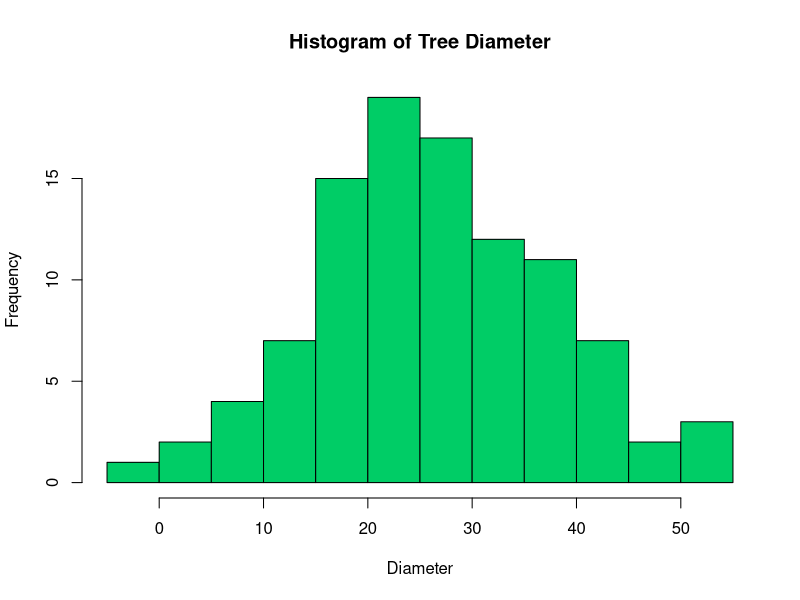
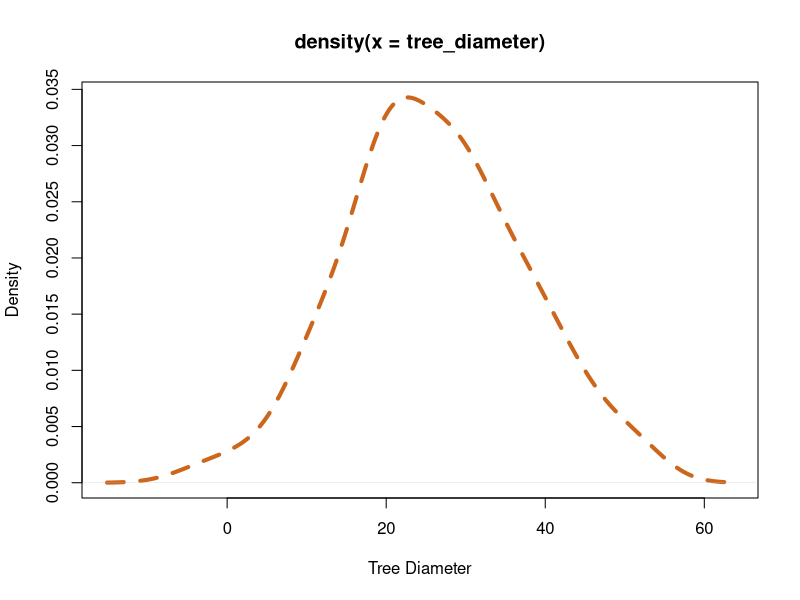
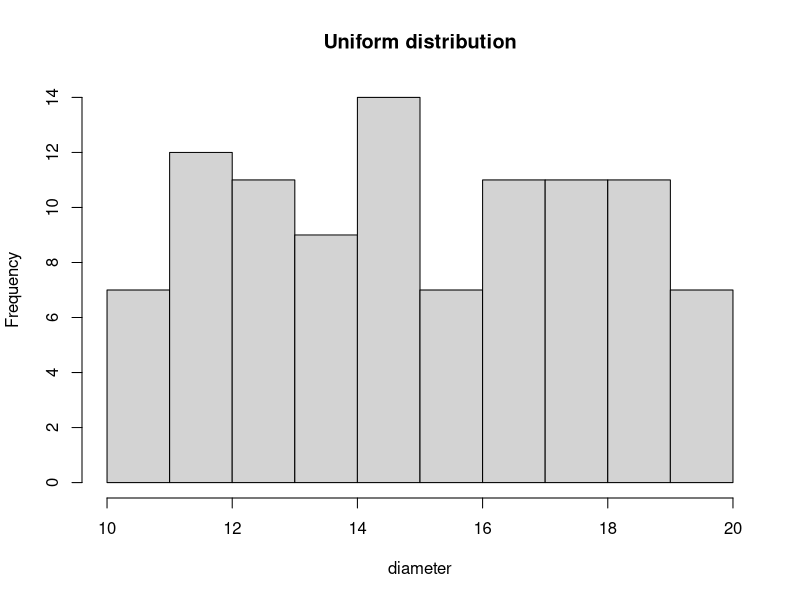

Reproduce these figures in R, in order.
## ---- chunk 1
tomato_weight <- c(43.68, 70.23, 29.31, 83.08, 27.42, 53.50, 30.95, 10.51, 41.41, 68.06)
## ---- chunk 2
tomato_weight
## ---- chunk 3
print(x = tomato_weight)
## ---- chunk 4
round(x = tomato_weight, digits = 1)
## ---- chunk 5
round(digits = 1, x = tomato_weight)
## ---- chunk 6
round(tomato_weight, 1)
## ---- chunk 7
round(1, tomato_weight)
## ---- chunk 8
?round()
help("round")
## ---- chunk 9
length(tomato_weight)
## ---- chunk 10
mean(x = tomato_weight)
## ---- chunk 11
median(tomato_weight)
sd(tomato_weight)
var(tomato_weight)
cor(tomato_weight, 1:10)
## ---- chunk 12
floor(3.544)
ceiling(3.544)
## ---- chunk 13
20:30
30:20
## ---- chunk 14
seq(from = 1, to = 100, by = 1)
## ---- chunk 15
pi
letters
month.abb
## ---- chunk 16
teak_diameter <- rnorm(100, mean = 35, sd = 2.3)
teak_diameter
## ---- chunk 17
set.seed(123)
tree_diameter <- rnorm(100, mean = 25, sd = 12.3)
tree_diameter
## ---- chunk 18
#| label: fig-dia-hist
#| fig-cap: Histogram of simulated tree diameter distribution
#| fig-subcap: true
#| layout-ncol: 2
#| echo: false

hist(
  tree_diameter,
  col = "springgreen3",
  xlab = "Diameter",
  main = "Histogram of Tree Diameter"
)

plot(
  density(tree_diameter),
  col = "chocolate3",
  xlab = "Tree Diameter",
  lwd = 4,
  lty = "dashed"
)
## ---- chunk 19
set.seed(123)
dt <- runif(100, min = 10, max = 20)
dt
## ---- chunk 20
#| label: fig-hist-unif
#| echo: false
#| fig-cap: Uniformly distributed randomly generated numbers.
hist(
  dt,
  xlab = "diameter",
  main = "Uniform distribution"
)
## ---- chunk 21
new_dt <- seq(1, 20, 2)
new_dt
## ---- chunk 22
set.seed(10)
sample(new_dt, 5)
## ---- chunk 23
sample(new_dt, 20, replace = TRUE)
## ---- chunk 24
die <- 1:6
die_prob <- c(0.23, 0.23, 0.23, 0.21, 0.07, 0.03)
## ---- chunk 25
set.seed(123)
die_selected <- sample(x = die, size = 100, replace = TRUE, prob = die_prob)
die_selected
## ---- chunk 26
table(die_selected)
## ---- chunk 27
tree_1 <- " Adansonia digitata "
tree_1
## ---- chunk 28
nchar(tree_1)
## ---- chunk 29
tolower(tree_1)
toupper(tree_1)
## ---- chunk 30
tree_1 <- trimws(tree_1)
tree_1
## ---- chunk 31
nchar(tree_1)
## ---- chunk 32
substr(tree_1, start = 1, stop = 9)
## ---- chunk 33
substr(tree_1, start = 11, nchar(tree_1)) <- "gregorii"
tree_1
## ---- chunk 34
strsplit(tree_1, split = " ")
## ---- chunk 35
paste(tree_1, " man")
paste("My best tree species is ", tree_1)
## ---- chunk 36
average_tomato <- mean(tomato_weight)
sd_tomato <- sd(tomato_weight)
z_tomato <- (tomato_weight - average_tomato) / sd_tomato

average_tree_diameter <- mean(tree_diameter)
sd_tree_diameter <- sd(tree_diameter)
z_tree_diameter <- (tree_diameter - average_tree_diameter) / sd_tree_diameter

average_dt <-mean(dt)
sd_tomato <- sd(dt)
z_dt <- (dt - average_dt) / sd_tomato
## ---- chunk 37
z_tomato
z_tree_diameter
z_dt
## ---- chunk 38
new_function <- function() {}
## ---- chunk 39
z_score <- function(x) {
  average_x <- mean(x, na.rm = TRUE)
  sd_x <- sd(x, na.rm = TRUE)
  z_value = (x - average_x)/sd_x
  return(z_value)
}
## ---- chunk 40
z_tomato_2 <- z_score(tomato_weight)
z_tomato_2
## ---- chunk 41
z_tree_diameter_2 <- z_score(tree_diameter)
z_tree_diameter_2
## ---- chunk 42
z_dt_2 <- z_score(dt)
z_dt_2
